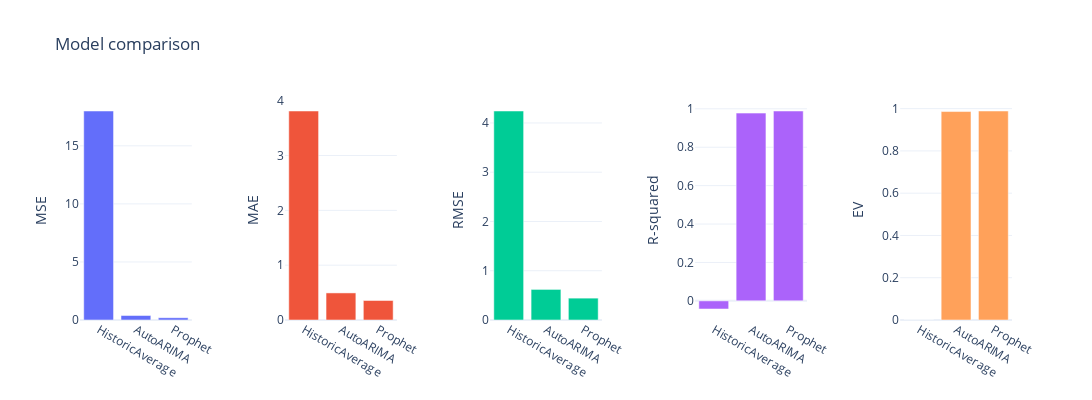

This figure's notebook cell:
### Code cell
visualize_metrics(results_df, baseline=True)

### Figure 1 — Plotly figure (JSON) as saved in the notebook; plotly's stock layout.template omitted (floating-point values rounded to 4 significant figures)
{"data": [{"name": "MSE", "uid": "5d16cd7b-ea1f-4d77-969f-3bb27697dbda", "x": ["HistoricAverage", "AutoARIMA", "Prophet"], "y": [18.0, 0.3856, 0.1972], "type": "bar", "xaxis": "x", "yaxis": "y"}, {"name": "MAE", "uid": "5dbbafbb-f4db-47d3-9a69-072f657c32d8", "x": ["HistoricAverage", "AutoARIMA", "Prophet"], "y": [3.813, 0.494, 0.3559], "type": "bar", "xaxis": "x2", "yaxis": "y2"}, {"name": "RMSE", "uid": "426b1168-91ab-4726-96a0-14e8d3f7d609", "x": ["HistoricAverage", "AutoARIMA", "Prophet"], "y": [4.242, 0.621, 0.444], "type": "bar", "xaxis": "x3", "yaxis": "y3"}, {"name": "R-squared", "uid": "cf1cabca-dcde-42c1-ad88-83b8ccdaa41a", "x": ["HistoricAverage", "AutoARIMA", "Prophet"], "y": [-0.04237, 0.9777, 0.9886], "type": "bar", "xaxis": "x4", "yaxis": "y4"}, {"name": "EV", "uid": "d2bd4176-d0fe-484a-a110-8ef4243f88d5", "x": ["HistoricAverage", "AutoARIMA", "Prophet"], "y": [0.0, 0.9862, 0.9888], "type": "bar", "xaxis": "x5", "yaxis": "y5"}], "layout": {"xaxis": {"anchor": "y", "domain": [0.0, 0.12]}, "yaxis": {"anchor": "x", "domain": [0.0, 1.0], "title": {"text": "MSE"}}, "xaxis2": {"anchor": "y2", "domain": [0.22, 0.34]}, "yaxis2": {"anchor": "x2", "domain": [0.0, 1.0], "title": {"text": "MAE"}}, "xaxis3": {"anchor": "y3", "domain": [0.44, 0.56]}, "yaxis3": {"anchor": "x3", "domain": [0.0, 1.0], "title": {"text": "RMSE"}}, "xaxis4": {"anchor": "y4", "domain": [0.66, 0.78]}, "yaxis4": {"anchor": "x4", "domain": [0.0, 1.0], "title": {"text": "R-squared"}}, "xaxis5": {"anchor": "y5", "domain": [0.88, 1.0]}, "yaxis5": {"anchor": "x5", "domain": [0.0, 1.0], "title": {"text": "EV"}}, "height": 400, "width": 1200, "title": {"text": "Model comparison"}, "showlegend": false}}
